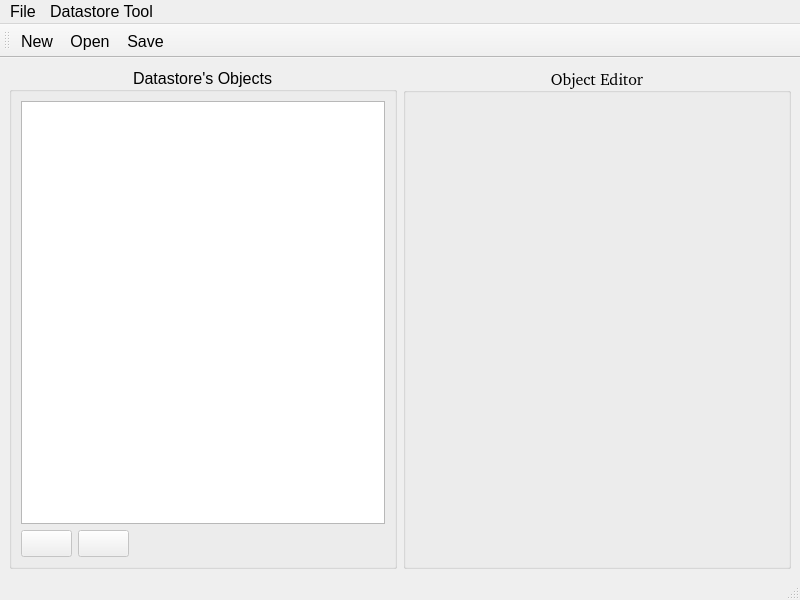
<?xml version="1.0" encoding="UTF-8"?>
<ui version="4.0">
 <class>appWindow</class>
 <widget class="QMainWindow" name="appWindow">
  <property name="geometry">
   <rect>
    <x>0</x>
    <y>0</y>
    <width>800</width>
    <height>600</height>
   </rect>
  </property>
  <property name="windowTitle">
   <string>CBOR Datastore Creator</string>
  </property>
  <property name="windowIcon">
   <iconset resource="../assets/resources.qrc">
    <normaloff>:/Icons/icons/app-icon.png</normaloff>:/Icons/icons/app-icon.png</iconset>
  </property>
  <widget class="QWidget" name="centralwidget">
   <layout class="QGridLayout" name="gridLayout" columnstretch="100,100">
    <item row="0" column="0">
     <widget class="QGroupBox" name="objectListGroupBox">
      <property name="font">
       <font>
        <pointsize>12</pointsize>
       </font>
      </property>
      <property name="title">
       <string>Datastore's Objects</string>
      </property>
      <property name="alignment">
       <set>Qt::AlignmentFlag::AlignCenter</set>
      </property>
      <layout class="QGridLayout" name="gridLayout_2">
       <item row="1" column="1">
        <widget class="QPushButton" name="pbDeleteObject">
         <property name="enabled">
          <bool>false</bool>
         </property>
         <property name="toolTip">
          <string>Remove object</string>
         </property>
         <property name="text">
          <string/>
         </property>
         <property name="icon">
          <iconset theme="QIcon::ThemeIcon::EditDelete"/>
         </property>
         <property name="iconSize">
          <size>
           <width>24</width>
           <height>24</height>
          </size>
         </property>
        </widget>
       </item>
       <item row="0" column="0" colspan="3">
        <widget class="QTreeView" name="tvObjectList"/>
       </item>
       <item row="1" column="2">
        <spacer name="horizontalSpacer">
         <property name="orientation">
          <enum>Qt::Orientation::Horizontal</enum>
         </property>
         <property name="sizeHint" stdset="0">
          <size>
           <width>40</width>
           <height>20</height>
          </size>
         </property>
        </spacer>
       </item>
       <item row="1" column="0">
        <widget class="QPushButton" name="pbAddObject">
         <property name="enabled">
          <bool>false</bool>
         </property>
         <property name="toolTip">
          <string>Add object</string>
         </property>
         <property name="text">
          <string/>
         </property>
         <property name="icon">
          <iconset theme="QIcon::ThemeIcon::ListAdd"/>
         </property>
         <property name="iconSize">
          <size>
           <width>24</width>
           <height>24</height>
          </size>
         </property>
        </widget>
       </item>
      </layout>
     </widget>
    </item>
    <item row="0" column="1">
     <widget class="QGroupBox" name="gbEditor">
      <property name="font">
       <font>
        <family>Bitstream Charter</family>
        <pointsize>12</pointsize>
       </font>
      </property>
      <property name="title">
       <string>Object Editor</string>
      </property>
      <property name="alignment">
       <set>Qt::AlignmentFlag::AlignCenter</set>
      </property>
      <layout class="QVBoxLayout" name="vlEditor"/>
     </widget>
    </item>
   </layout>
  </widget>
  <widget class="QMenuBar" name="menubar">
   <property name="geometry">
    <rect>
     <x>0</x>
     <y>0</y>
     <width>800</width>
     <height>27</height>
    </rect>
   </property>
   <property name="font">
    <font>
     <pointsize>12</pointsize>
    </font>
   </property>
   <widget class="QMenu" name="menuFile">
    <property name="font">
     <font>
      <pointsize>12</pointsize>
     </font>
    </property>
    <property name="title">
     <string>File</string>
    </property>
    <addaction name="actionNew"/>
    <addaction name="actionOpen"/>
    <addaction name="actionSave"/>
    <addaction name="actionSave_as"/>
   </widget>
   <widget class="QMenu" name="menuDatastore_Tool">
    <property name="font">
     <font>
      <pointsize>12</pointsize>
     </font>
    </property>
    <property name="title">
     <string>Datastore Tool</string>
    </property>
    <addaction name="actionGenerate_All"/>
    <addaction name="actionGenerate_CDDL"/>
    <addaction name="actionGenerate_Header"/>
    <addaction name="actionGenerate_Binary"/>
   </widget>
   <addaction name="menuFile"/>
   <addaction name="menuDatastore_Tool"/>
  </widget>
  <widget class="QStatusBar" name="statusbar"/>
  <widget class="QToolBar" name="toolBar">
   <property name="windowTitle">
    <string>toolBar</string>
   </property>
   <attribute name="toolBarArea">
    <enum>TopToolBarArea</enum>
   </attribute>
   <attribute name="toolBarBreak">
    <bool>false</bool>
   </attribute>
   <addaction name="actionNew"/>
   <addaction name="actionOpen"/>
   <addaction name="actionSave"/>
  </widget>
  <action name="actionOpen">
   <property name="icon">
    <iconset theme="QIcon::ThemeIcon::DocumentOpen"/>
   </property>
   <property name="text">
    <string>Open</string>
   </property>
   <property name="font">
    <font>
     <pointsize>12</pointsize>
    </font>
   </property>
  </action>
  <action name="actionSave">
   <property name="icon">
    <iconset theme="QIcon::ThemeIcon::DocumentSave"/>
   </property>
   <property name="text">
    <string>Save</string>
   </property>
   <property name="font">
    <font>
     <pointsize>12</pointsize>
    </font>
   </property>
  </action>
  <action name="actionSave_as">
   <property name="icon">
    <iconset theme="QIcon::ThemeIcon::DocumentSaveAs"/>
   </property>
   <property name="text">
    <string>Save as</string>
   </property>
   <property name="font">
    <font>
     <pointsize>12</pointsize>
    </font>
   </property>
  </action>
  <action name="actionNew">
   <property name="icon">
    <iconset theme="QIcon::ThemeIcon::DocumentNew"/>
   </property>
   <property name="text">
    <string>New</string>
   </property>
   <property name="font">
    <font>
     <pointsize>12</pointsize>
    </font>
   </property>
  </action>
  <action name="actionGenerate_All">
   <property name="text">
    <string>Generate All</string>
   </property>
   <property name="font">
    <font>
     <pointsize>12</pointsize>
    </font>
   </property>
  </action>
  <action name="actionGenerate_CDDL">
   <property name="text">
    <string>Generate CDDL</string>
   </property>
   <property name="font">
    <font>
     <pointsize>12</pointsize>
    </font>
   </property>
  </action>
  <action name="actionGenerate_Header">
   <property name="text">
    <string>Generate Header</string>
   </property>
   <property name="font">
    <font>
     <pointsize>12</pointsize>
    </font>
   </property>
  </action>
  <action name="actionGenerate_Binary">
   <property name="text">
    <string>Generate Binary</string>
   </property>
   <property name="font">
    <font>
     <pointsize>12</pointsize>
    </font>
   </property>
  </action>
 </widget>
 <resources>
  <include location="../assets/resources.qrc"/>
 </resources>
 <connections/>
</ui>
